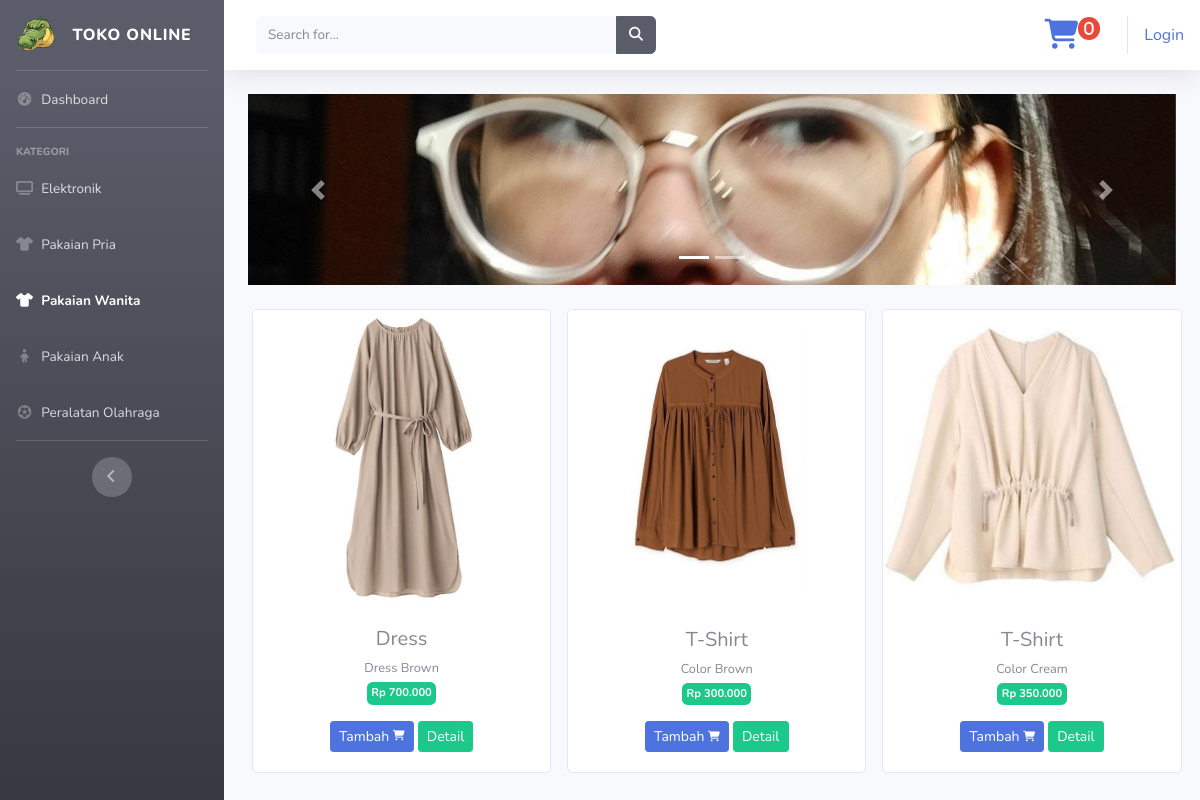
Screenshot of /index.php/kategori/pakaian_wanita with the database file from the repository.
### tables this page shows
CREATE TABLE `tbl_barang` (
  `id_brg` int(11) NOT NULL,
  `nama_barang` varchar(120) NOT NULL,
  `keterangan` varchar(225) NOT NULL,
  `kategori` varchar(60) NOT NULL,
  `harga` int(11) NOT NULL,
  `stok` int(4) NOT NULL,
  `gambar` text NOT NULL
);

### application/controllers/Kategori.php (called while the page is built, shortened)
<?php
class Kategori extends CI_Controller
{
    public function pakaian_wanita()
    {
        $data['pakaian_wanita'] = $this->model_kategori->pakaian_wanita()->result();
        $this->load->view('template/header');
        $this->load->view('template/sidebar');
        $this->load->view('template/footer');
        $this->load->view('kategori/pakaian_wanita', $data);
    }
}

### index.php (called while the page is built, shortened)
<?php
require_once BASEPATH.'core/CodeIgniter.php';

### application/models/model_kategori.php (called while the page is built, shortened)
<?php
class Model_kategori extends CI_Model
{
    public function pakaian_wanita()
    {
        return $this->db->get_where("tbl_barang", array('
        kategori' => 'pakaian wanita'));
    }
}

### application/views/kategori/pakaian_wanita.php (the view, shortened to what this page needs)
<div class="container-fluid">
    <div id="carouselExampleIndicators" class="carousel slide" data-ride="carousel">
        <ol class="carousel-indicators">
            <li data-target="#carouselExampleIndicators" data-slide-to="0" class="active"></li>
            <li data-target="#carouselExampleIndicators" data-slide-to="1"></li>
        </ol>
        <div class="carousel-inner">
            <div class="carousel-item active">
                <img src="<?php echo base_url('assets/img/slide (8).jpg') ?>" class="d-block w-100" alt="slide 1">
            </div>
        </div>
        <a class="carousel-control-prev" href="#carouselExampleIndicators" role="button" data-slide="prev">
            <span class="carousel-control-prev-icon" aria-hidden="true"></span>
        </a>
        <a class="carousel-control-next" href="#carouselExampleIndicators" role="button" data-slide="next">
            <span class="carousel-control-next-icon" aria-hidden="true"></span>
        </a>
    </div>
    <div class="row text-center mt-4">
        <?php foreach ($pakaian_wanita as $brg) : ?>
            <div class="card ml-3 mb-3" style="width: 18.7rem;">
                <img src="<?php echo base_url() . '/uploads/' . $brg->gambar ?>" class="card-img-top" alt="...">
                <div class="card-body">
                    <h5 class="card-title mb-1"><?php echo $brg->nama_barang ?></h5>
                    <small><?php echo $brg->keterangan ?></small><br>
                    <span class="custom-badge badge-pill badge-success mb-3"><?php echo "Rp " . number_format($brg->harga, 0, ",", "."); ?></span><br>
                    <?php echo anchor('dashboard/tambah_keranjang/' . $brg->id_brg, '<div class="btn btn-sm btn-primary">Tambah <i class="fas fa-shopping-cart fa-xs"></i></div>'); ?>
                    <?php echo anchor('dashboard/detail/' . $brg->id_brg, '<div class="btn btn-sm btn-success">Detail</div>'); ?>
                </div>
            </div>
        <?php endforeach; ?>
    </div>
</div>

### application/views/template/header.php (style rules this page uses)
.custom-badge { display: inline-block; padding: 0.25em 0.4em; font-size: 70%; font-weight: 700; line-height: -52; text-align: center; white-space: nowrap; vertical-align: baseline; border-radius: 0.35rem; transition: color .15s ease-in-out, background-color .15s ease-in-out, border-color .15s ease-in-out, box-shadow .15s ease-in-out; }
.card-img, .card-img-bottom, .card-img-top { flex-shrink: 0; width: 100%; }

### rows the page displays
tbl_barang: gambar (picture), nama_barang "Dress", keterangan "Dress Brown", harga "700.000", id_brg "Tambah", id_brg "Detail"
tbl_barang: gambar (picture), nama_barang "T-Shirt", keterangan "Color Brown", harga "300.000", id_brg "Tambah", id_brg "Detail"
tbl_barang: gambar (picture), nama_barang "T-Shirt", keterangan "Color Cream", harga "350.000", id_brg "Tambah", id_brg "Detail"

### other values shown
$keranjangs "0"
anchor('auth/login', 'Login') "Login"
